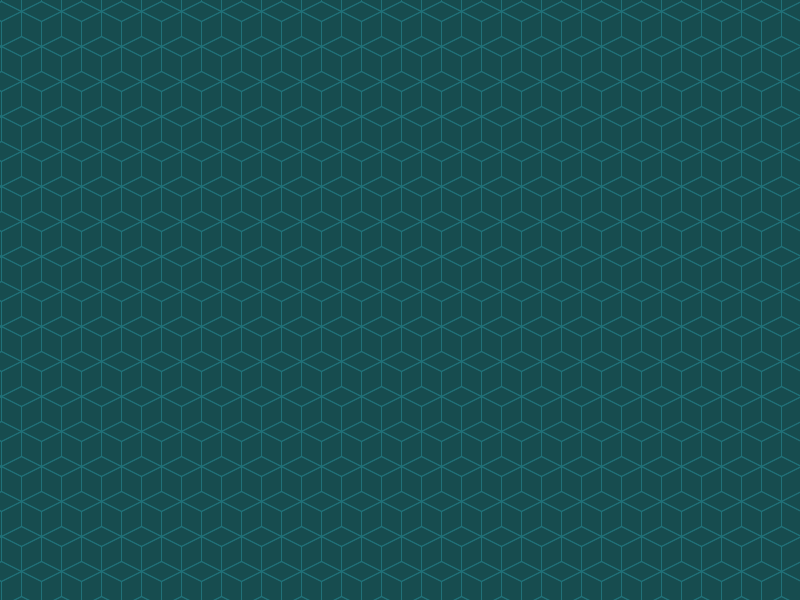
Frame 1 (no input)
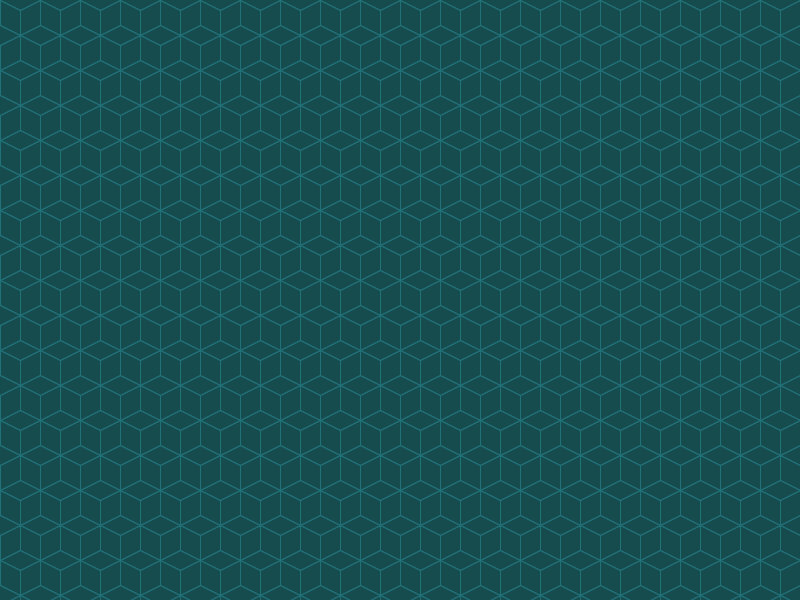
Frame 60 (the mouse pressed at the canvas centre just before this capture)
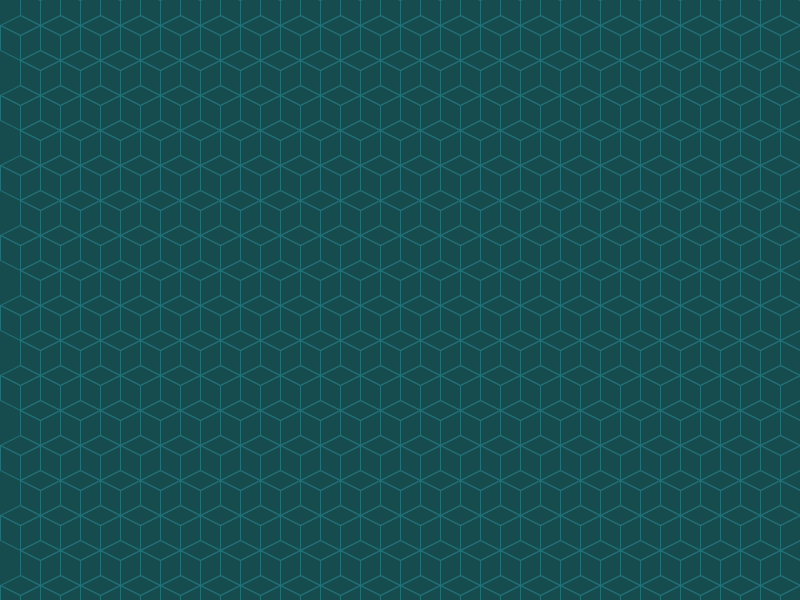
Frame 120 (the mouse held since frame 60 and released just before this capture)

The Processing sketch that drew these frames (run headless with seeded random() and noise(); from frame 60 on, the mouse is pressed at the canvas centre):

// Processing sketch: processing_94703
// ── processing_94703.pde

/*
Grid
Inspired by : http://simpledesktops.com/browse/desktops/2013/feb/14/the-grid/
from "Simple Desktops"

Coded by @ramayac
*/
 
int stepw = 40;
int steph = 35;
color cuerpo, borde;
int k = 0, l = 0;
//#174C4F, cuerpo
//#207178, borde
 
void setup(){
  size(800, 600);
  noStroke();
  cuerpo = color(#174C4F);
  borde = color(#207178);
  smooth();
  frameRate(24);
}

void draw(){
  background(cuerpo);
  noFill();
  stroke(borde);
 
  k++; l++;
 
  for(int j = -35*2; j < height+steph; j=j+steph){
    for(int i = -20*2; i < width+stepw; i=i+stepw){
      if(j%2 == 0){
        cuadro(i+20+k, j+l);
      } else {
        cuadro(i+k, j+l);
      }
    }
  }
  
  if(l>=steph*2) l = 0;
  if(k>=stepw) k = 0;
  
  //noLoop();
}
 
//Here we draw 3 quads to look like a cube.
void cuadro(int x, int y){
  pushMatrix();
  translate(x, y);
  quad(0, 10, 20, 0, 40, 10, 20, 20); //up
  quad(0, 10, 20, 20, 20, 45, 0, 35); //left
  quad(20, 20, 40, 10, 40, 35, 20, 45); //right
  popMatrix();
}
